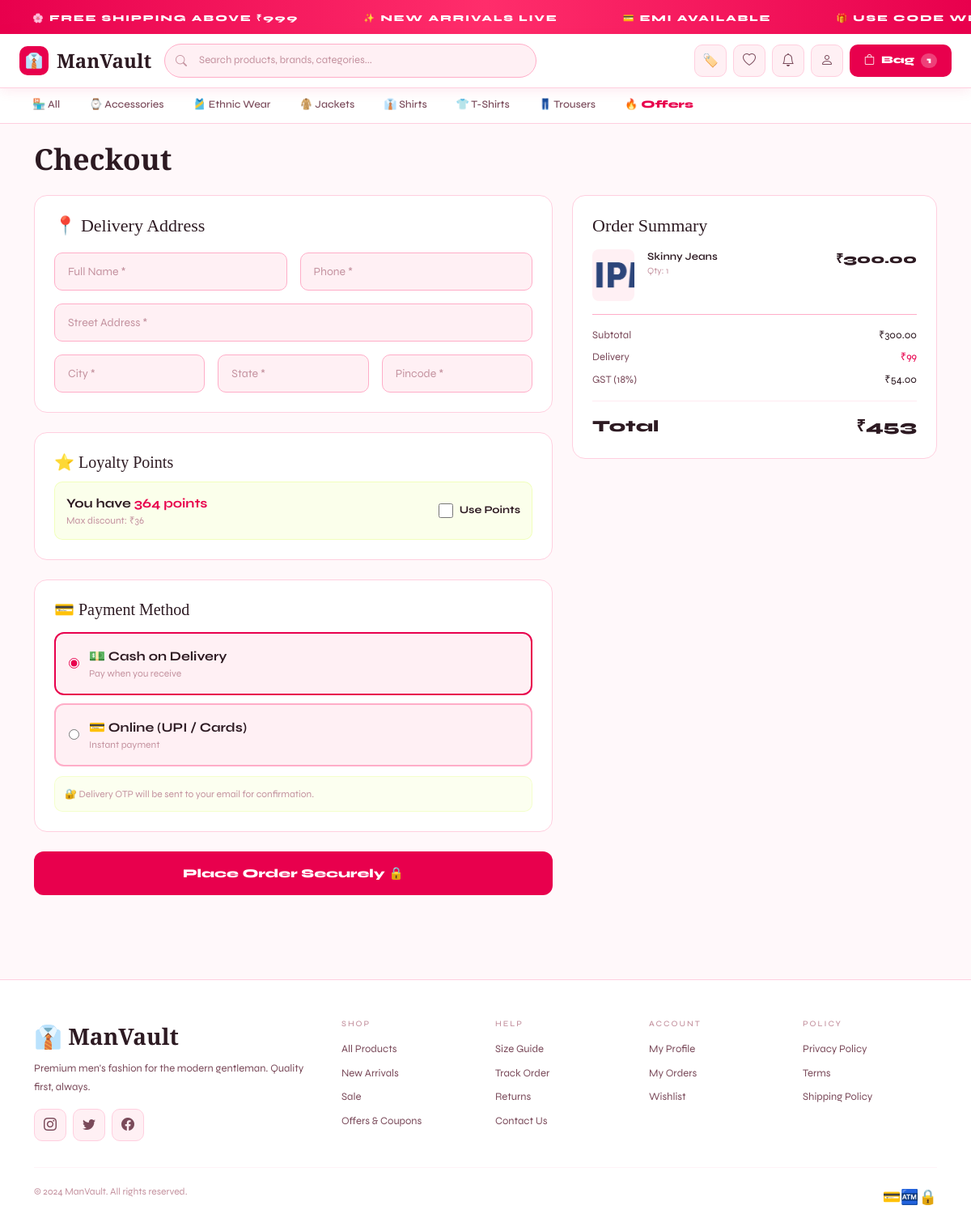
The page /orders/checkout/ (signed in) on the database its author committed.
### store/models.py (models this page shows, shortened)
class Category(models.Model):
    name = models.CharField(max_length=100)
    slug = models.SlugField(unique=True)
    description = models.TextField(blank=True)
    image = models.ImageField(upload_to='categories/', blank=True, null=True)
    icon = models.CharField(max_length=10, default='👕')
    is_active = models.BooleanField(default=True)
    created_at = models.DateTimeField(auto_now_add=True)
    class Meta:
        verbose_name_plural = 'Categories'
        ordering = ['name']

class CartItem(models.Model):
    cart = models.ForeignKey(Cart, on_delete=models.CASCADE, related_name='items')
    product = models.ForeignKey(Product, on_delete=models.CASCADE)
    variant = models.ForeignKey(ProductVariant, on_delete=models.SET_NULL, null=True, blank=True)
    quantity = models.PositiveIntegerField(default=1)
    added_at = models.DateTimeField(auto_now_add=True)
    @property
    def subtotal(self):
        return self.product.price * self.quantity

class Product(models.Model):
    BADGE_CHOICES = [('','None'),('new','NEW'),('hot','HOT'),('sale','SALE'),('trending','TRENDING')]
    category = models.ForeignKey(Category, on_delete=models.SET_NULL, null=True, related_name='products')
    brand = models.ForeignKey(Brand, on_delete=models.SET_NULL, null=True, blank=True, related_name='products')
    name = models.CharField(max_length=200)
    slug = models.SlugField(unique=True, blank=True)
    description = models.TextField(blank=True)
    material = models.CharField(max_length=200, blank=True)
    price = models.DecimalField(max_digits=10, decimal_places=2)
    original_price = models.DecimalField(max_digits=10, decimal_places=2, blank=True, null=True)
    stock = models.PositiveIntegerField(default=0)
    badge = models.CharField(max_length=20, choices=BADGE_CHOICES, blank=True)
    is_active = models.BooleanField(default=True)
    is_featured = models.BooleanField(default=False)
    rating = models.DecimalField(max_digits=3, decimal_places=1, default=0)
    review_count = models.PositiveIntegerField(default=0)
    sales_count = models.PositiveIntegerField(default=0)
    created_at = models.DateTimeField(auto_now_add=True)
    updated_at = models.DateTimeField(auto_now=True)
    class Meta: ordering = ['-created_at']
    @property
    def main_image(self):
        return self.images.filter(is_primary=True).first() or self.images.first()

class ProductImage(models.Model):
    product = models.ForeignKey(Product, on_delete=models.CASCADE, related_name='images')
    image = models.ImageField(upload_to='products/')
    alt_text = models.CharField(max_length=200, blank=True)
    is_primary = models.BooleanField(default=False)
    order = models.PositiveIntegerField(default=0)
    class Meta: ordering = ['order']

### orders/views.py (the view)
# urls.py: path('checkout/', views.checkout, name='checkout'),
@login_required
def checkout(request):
    cart = get_cart(request)
    if not cart.items.exists():
        messages.error(request, 'Your cart is empty.')
        return redirect('store:cart')
    addresses = request.user.addresses.all()
    coupon_id = request.session.get('coupon_id')
    coupon = None; coupon_discount = 0
    if coupon_id:
        try:
            coupon = Coupon.objects.get(id=coupon_id)
            coupon_discount = coupon.calculate_discount(cart.total)
        except: pass
    subtotal = cart.total
    shipping = 0 if subtotal >= 999 else 99
    tax = round(subtotal * 18 / 100, 2)
    total = max(0, subtotal + shipping + tax - coupon_discount)
    loyalty_pts = request.user.loyalty_points
    max_loyalty_discount = min(loyalty_pts / 10, float(total) * 0.10)
    return render(request, 'orders/checkout.html', {
        'cart': cart, 'addresses': addresses, 'coupon': coupon,
        'subtotal': subtotal, 'shipping': shipping, 'tax': tax,
        'coupon_discount': coupon_discount, 'total': total,
        'loyalty_pts': loyalty_pts, 'max_loyalty_discount': max_loyalty_discount,
    })

### templates/orders/checkout.html (shortened to what this page needs)
{% extends 'base.html' %}{% block title %}Checkout — ManVault{% endblock %}
{% block content %}
<div class="container py-4">
  <h1 class="section-title mb-4">Checkout</h1>
  <div class="row g-4">
    <div class="col-lg-7">
      <form method="POST" action="{% url 'orders:place_order' %}">
        <div class="mv-card p-4 mb-4">
          <h5 style="font-family:'Cormorant Garamond',serif;font-size:22px;margin-bottom:20px">📍 Delivery Address</h5>
          {% if addresses %}{% for addr in addresses %}
          <label style="display:block;background:var(--bg3);border:2px solid {% if forloop.first %}var(--acc){% else %}var(--brd){% endif %};border-radius:12px;padding:16px;margin-bottom:10px;cursor:pointer" id="al-{{ addr.id }}">
            <input type="radio" name="address_id" value="{{ addr.id }}" {% if forloop.first %}checked{% endif %} onchange="selectAddr({{ addr.id }})" style="margin-right:8px">
            <strong>{{ addr.full_name }}</strong><span style="background:var(--acc);color:var(--acctx);font-size:9px;font-weight:800;padding:2px 8px;border-radius:4px;margin-left:8px">{{ addr.label|upper }}</span>
            <div style="font-size:13px;color:var(--tx2);margin-top:6px">{{ addr.line1 }}, {{ addr.city }}, {{ addr.state }} — {{ addr.pincode }}</div>
            <div style="font-size:12px;color:var(--tx3)">📞 {{ addr.phone }}</div>
          </label>
          {% endfor %}<a href="{% url 'accounts:add_address' %}" style="font-size:13px;color:var(--acc)">+ Add new address</a>
          {% else %}
          <div class="row g-3">
            <div class="col-md-6"><input type="text" name="full_name" placeholder="Full Name *" class="mv-input" required></div>
            <div class="col-md-6"><input type="text" name="phone" placeholder="Phone *" class="mv-input" required></div>
            <div class="col-12"><input type="text" name="address" placeholder="Street Address *" class="mv-input" required></div>
            <div class="col-md-4"><input type="text" name="city" placeholder="City *" class="mv-input" required></div>
            <div class="col-md-4"><input type="text" name="state" placeholder="State *" class="mv-input" required></div>
            <div class="col-md-4"><input type="text" name="pincode" placeholder="Pincode *" class="mv-input" required></div>
          </div>{% endif %}
        </div>
        {% if loyalty_pts > 0 %}
        <div class="mv-card p-4 mb-4">
          <h5 style="font-family:'Cormorant Garamond',serif;font-size:20px;margin-bottom:12px">⭐ Loyalty Points</h5>
          <div style="background:rgba(200,255,0,.08);border:1px solid rgba(200,255,0,.2);border-radius:10px;padding:14px;display:flex;justify-content:space-between;align-items:center">
            <div><div style="font-weight:700">You have <span style="color:var(--acc)">{{ loyalty_pts }} points</span></div><div style="font-size:12px;color:var(--tx3)">Max discount: ₹{{ max_loyalty_discount|floatformat:0 }}</div></div>
            <label style="cursor:pointer;display:flex;align-items:center;gap:8px"><input type="checkbox" name="use_loyalty" style="accent-color:var(--acc);width:18px;height:18px"><span style="font-weight:700;font-size:13px">Use Points</span></label>
          </div>
        </div>
        {% endif %}
        <div class="mv-card p-4 mb-4">
          <h5 style="font-family:'Cormorant Garamond',serif;font-size:20px;margin-bottom:16px">💳 Payment Method</h5>
          <label style="display:flex;align-items:center;gap:12px;background:var(--bg3);border:2px solid var(--acc);border-radius:12px;padding:16px;margin-bottom:10px;cursor:pointer">
            <input type="radio" name="payment_method" value="cod" checked style="accent-color:var(--acc)">
            <div><div style="font-weight:700">💵 Cash on Delivery</div><div style="font-size:12px;color:var(--tx3)">Pay when you receive</div></div>
          </label>
          <label style="display:flex;align-items:center;gap:12px;background:var(--bg3);border:2px solid var(--brd);border-radius:12px;padding:16px;cursor:pointer">
            <input type="radio" name="payment_method" value="online" style="accent-color:var(--acc)">
            <div><div style="font-weight:700">💳 Online (UPI / Cards)</div><div style="font-size:12px;color:var(--tx3)">Instant payment</div></div>
          </label>
          <div style="background:rgba(200,255,0,.06);border:1px solid rgba(200,255,0,.15);border-radius:10px;padding:12px;margin-top:12px;font-size:12px;color:var(--tx3)">🔐 Delivery OTP will be sent to your email for confirmation.</div>
        </div>
        <button type="submit" class="mv-btn w-100 justify-content-center" style="padding:16px;font-size:15px">Place Order Securely 🔒</button>
      </form>
    </div>
    <div class="col-lg-5">
      <div class="mv-card p-4" style="position:sticky;top:80px">
        <h5 style="font-family:'Cormorant Garamond',serif;font-size:22px;margin-bottom:16px">Order Summary</h5>
        {% for item in cart.items.all %}
        <div class="d-flex gap-3 mb-3 pb-3" style="border-bottom:1px solid var(--brd)">
          <div style="width:52px;height:64px;flex-shrink:0;background:var(--bg3);border-radius:8px;overflow:hidden">{% if item.product.main_image %}<img src="{{ item.product.main_image.image.url }}" style="width:100%;height:100%;object-fit:cover">{% else %}<div style="display:flex;height:100%;align-items:center;justify-content:center">👔</div>{% endif %}</div>
          <div class="flex-grow-1"><div style="font-size:13px;font-weight:600">{{ item.product.name }}</div><div style="font-size:11px;color:var(--tx3)">Qty: {{ item.quantity }}</div></div>
          <div style="font-weight:800">₹{{ item.subtotal }}</div>
        </div>
        {% endfor %}
        <div class="d-flex justify-content-between mb-2" style="font-size:13px"><span style="color:var(--tx2)">Subtotal</span><span>₹{{ subtotal }}</span></div>
        <div class="d-flex justify-content-between mb-2" style="font-size:13px"><span style="color:var(--tx2)">Delivery</span><span style="color:var(--acc)">{% if shipping == 0 %}FREE{% else %}₹{{ shipping }}{% endif %}</span></div>
        <div class="d-flex justify-content-between mb-2" style="font-size:13px"><span style="color:var(--tx2)">GST (18%)</span><span>₹{{ tax }}</span></div>
        <hr style="border-color:var(--brd)">
        <div class="d-flex justify-content-between" style="font-size:20px;font-weight:800"><span>Total</span><span>₹{{ total|floatformat:0 }}</span></div>
      </div>
    </div>
  </div>
</div>
{% endblock %}

### templates/base.html (shortened to what this page needs)
<!DOCTYPE html>
<html lang="en">
<head>
<link href="https://cdn.jsdelivr.net/npm/bootstrap@5.3.0/dist/css/bootstrap.min.css" rel="stylesheet"/>
<link href="https://cdn.jsdelivr.net/npm/bootstrap-icons@1.11.0/font/bootstrap-icons.css" rel="stylesheet"/>
</head>
<body>
<div class="ticker">
  <div class="ticker-inner">
    {% for _ in "12345678" %}
    <span class="ticker-item">🌸 FREE SHIPPING ABOVE ₹999</span>
    <span class="ticker-item">✨ NEW ARRIVALS LIVE</span>
    <span class="ticker-item">💳 EMI AVAILABLE</span>
    <span class="ticker-item">🎁 USE CODE WELCOME10 — 10% OFF</span>
    {% endfor %}
  </div>
</div>
<nav class="mv-navbar">
  <div class="container-fluid">
    <a href="{% url 'store:home' %}" class="mv-logo">
      <div class="mv-logo-icon">👔</div> ManVault
    </a>
    <div class="nav-search">
      <form action="{% url 'store:shop' %}" method="GET">
        <i class="bi bi-search si"></i>
        <input type="text" name="q" placeholder="Search products, brands, categories..." value="{{ request.GET.q }}">
      </form>
    </div>
    <div class="nav-actions">
      <a href="{% url 'store:offers' %}" class="icon-btn" title="Offers & Coupons">🏷️</a>
      <a href="{% url 'store:wishlist' %}" class="icon-btn" title="Wishlist">
        <i class="bi bi-heart"></i>
      </a>
      {% if user.is_authenticated %}
        <a href="{% url 'notifications:list' %}" class="icon-btn" title="Notifications">
          <i class="bi bi-bell"></i>
        </a>
        <div class="dropdown">
          <div class="icon-btn" data-bs-toggle="dropdown" style="cursor:pointer">
            <i class="bi bi-person"></i>
          </div>
        </div>
      {% else %}
        <a href="{% url 'accounts:login' %}" class="mv-btn-outline" style="padding:8px 14px;font-size:12px">Sign In</a>
      {% endif %}
      <a href="{% url 'store:cart' %}" class="cart-btn">
        <i class="bi bi-bag"></i> Bag
        {% if cart_count %}<span style="background:rgba(255,255,255,.25);border-radius:50px;padding:1px 7px;font-size:11px">{{ cart_count }}</span>{% endif %}
      </a>
    </div>
  </div>
</nav>
<div class="cat-nav">
  <a href="{% url 'store:shop' %}" {% if request.path == '/shop/' %}class="active"{% endif %}>🏪 All</a>
  {% for cat in cats_for_nav %}
  <a href="{% url 'store:category' cat.slug %}">{{ cat.icon }} {{ cat.name }}</a>
  {% endfor %}
  <a href="{% url 'store:offers' %}" style="color:var(--acc);font-weight:800">🔥 Offers</a>
</div>
{% block content %}{% endblock %}
<footer class="mv-footer">
  <div class="container">
    <div class="row g-4">
      <div class="col-lg-4">
        <div class="footer-logo mb-2">👔 ManVault</div>
        <p style="color:var(--tx2);font-size:13px;line-height:1.7">Premium men's fashion for the modern gentleman. Quality first, always.</p>
        <div class="d-flex gap-2 mt-3">
          <div class="icon-btn mv-hover"><i class="bi bi-instagram"></i></div>
          <div class="icon-btn mv-hover"><i class="bi bi-twitter"></i></div>
          <div class="icon-btn mv-hover"><i class="bi bi-facebook"></i></div>
        </div>
      </div>
      <div class="col-sm-4 col-lg-2 footer-links">
        <h6>Shop</h6>
        <a href="{% url 'store:shop' %}">All Products</a>
        <a href="{% url 'store:shop' %}?badge=new">New Arrivals</a>
        <a href="{% url 'store:shop' %}?badge=sale">Sale</a>
        <a href="{% url 'store:offers' %}">Offers & Coupons</a>
      </div>
      <div class="col-sm-4 col-lg-2 footer-links">
        <h6>Help</h6>
        <a href="#">Size Guide</a>
        <a href="#">Track Order</a>
        <a href="#">Returns</a>
        <a href="#">Contact Us</a>
      </div>
      <div class="col-sm-4 col-lg-2 footer-links">
        <h6>Account</h6>
        {% if user.is_authenticated %}
        <a href="{% url 'accounts:profile' %}">My Profile</a>
        <a href="{% url 'orders:order_list' %}">My Orders</a>
        <a href="{% url 'store:wishlist' %}">Wishlist</a>
        {% else %}
        <a href="{% url 'accounts:login' %}">Sign In</a>
        <a href="{% url 'accounts:register' %}">Register</a>
        {% endif %}
      </div>
      <div class="col-lg-2 footer-links">
        <h6>Policy</h6>
        <a href="#">Privacy Policy</a>
        <a href="#">Terms</a>
        <a href="#">Shipping Policy</a>
      </div>
    </div>
    <hr style="border-color:var(--brd2);margin:32px 0 20px">
    <div class="d-flex justify-content-between align-items-center flex-wrap gap-2">
      <p style="color:var(--tx3);font-size:12px">© 2024 ManVault. All rights reserved.</p>
      <div class="d-flex gap-2" style="font-size:18px">💳🏧🔒</div>
    </div>
  </div>
</footer>
</body>
</html>

### rows shown on the page
Category: icon "⌚", name "Accessories"
Category: icon "🎽", name "Ethnic Wear"
Category: icon "🧥", name "Jackets"
Category: icon "👔", name "Shirts"
Category: icon "👕", name "T-Shirts"
Category: icon "👖", name "Trousers"
CartItem: product.main_image.image (picture), product.name "Skinny Jeans", quantity "1", subtotal "300.00"

### other values the page prints
{{ cart_count }} "1"
{{ loyalty_pts }} "364"
{{ max_loyalty_discount|floatformat:0 }} "36"
{{ subtotal }} "300.00"
{{ shipping }} "99"
{{ tax }} "54.00"
{{ total|floatformat:0 }} "453"
